Frame 1 (no input): blank canvas, image omitted
Frame 60 (no input): blank canvas, image omitted
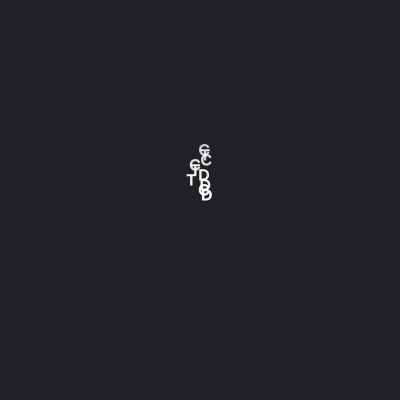
Frame 120 (the mouse pressed at the canvas centre since frame 60)

The p5.js sketch whose frames 1 and 60 were blank and that drew this single picture after the mouse press (run headless with seeded random() and noise() and a simulated clock; from frame 60 on, the mouse is pressed at the canvas centre):

// p5.js sketch
// ── sketch.js
var floaters = new Array();

var x_pos;
var y_pos;
var spread;
var velocity;
var last_time;
var creation_period_ms;
var lifetime_ms;

function setup() {
  createCanvas(400, 400);
  
  x_pos = width / 2;
  y_pos = height - 10;
  velocity = 50;
  spread = 10;
  creation_period_ms = 100;
  lifetime_s = 3;
  last_time = millis();
}

function draw() {
  background(32, 33, 36);
  
  if (mouseIsPressed)
  {
    if (mouseButton === LEFT)
    {
      if (millis() - last_time > creation_period_ms)
      {
        floaters.push(new Floater(mouseX + random(-spread, spread), mouseY, velocity, lifetime_s));
        last_time = millis();
      }
    }
  }
  
  for (var floater of floaters)
  {
    floater.draw();
  }
}

// ── floater.js
function Floater(x, y, velocity, lifetime_s)
{
  this.start_x = x;
  this.start_y = y;
  this.velocity = velocity;
  this.lifetime_s = lifetime_s;
  
  this.square_color = color(255, 255, 255);
  
  this.start_time = millis();
  this.dead = false;
  
  var selector = int(random(0, 3));
  if (selector == 0)
    this.s = "C";
  else if (selector == 1)
    this.s = "T";
  else if (selector == 2)
    this.s = "D";
  
  this.draw = function()
  {
    if (!this.dead)
    {
      var dt = (millis() - this.start_time) / 1000.0;
      var new_x = this.start_x;
      var new_y = this.start_y - velocity * dt;

      var alpha = map(dt, 0, lifetime_s, 255, 0);

      if (alpha <= 0)
      {
        this.dead = true;
      }

      this.square_color.setAlpha(alpha);
      stroke(this.square_color);
      fill(this.square_color);

      push();
      translate(new_x, new_y);
      rectMode(CENTER);
      strokeWeight(1);

      // rect(0, 0, 5, 5);
      textSize(15);
      textAlign(CENTER, CENTER);
      text(this.s, 0, 0);
      
      
      pop();
    }
  }
}
